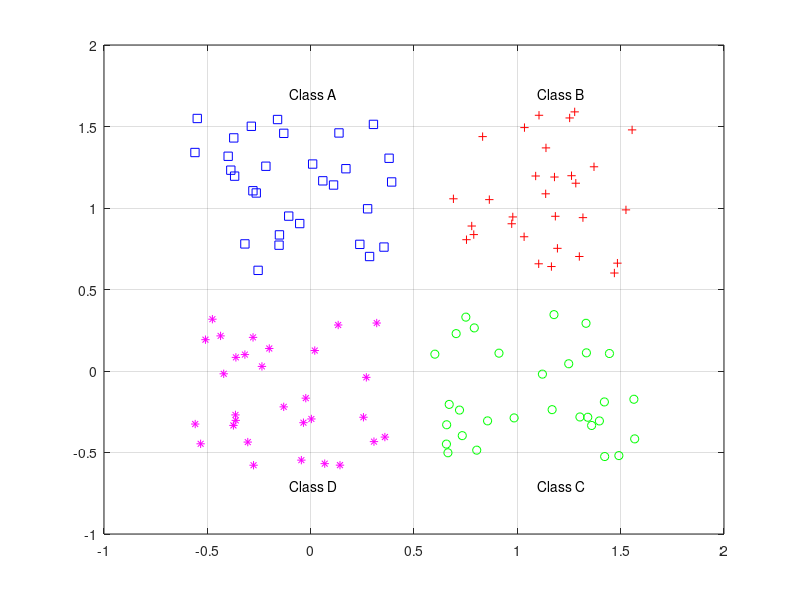

Reproduce this figure in MATLAB. (Note: this script raises an error after producing the figure.)
% Classification of a 4-class problem with a perceptron

% Define input and output data

close all, clear all, clc

%number of samples of each class
K = 30;

% define classes
q = .6; % offset of classes
A = [rand(1,K)-q; rand(1,K)+q];
B = [rand(1,K)+q; rand(1,K)+q];
C = [rand(1,K)+q; rand(1,K)-q];
D = [rand(1,K)-q; rand(1,K)-q];

% plot classes
plot(A(1,:),A(2,:),'bs')
hold on
grid on
plot(B(1,:),B(2,:),'r+')
plot(C(1,:),C(2,:),'go')
plot(D(1,:),D(2,:),'m*')
% text labels for classes
text(.5-q,.5+2*q,'Class A')
text(.5+q,.5+2*q,'Class B')
text(.5+q,.5-2*q,'Class C')
text(.5-q,.5-2*q,'Class D')
% define output coding for classes. This coding is used for visualizations purposes.
a = [0 1]';
b = [1 1]';
c = [1 0]';
d = [0 0]';


% define inputs (combine samples from all four classes)
P = [A B C D];
% define targets
T = [repmat(a,1,length(A)) repmat(b,1,length(B)) ... % repmat: Replicate and tile an array
repmat(c,1,length(C)) repmat(d,1,length(D)) ];
plotpv(P,T);

%Create a perceptron
net = perceptron;


% To see the adaptation you need to look at the plot while the code is running
E = 1;
net.adaptParam.passes = 1;
linehandle = plotpc(net.IW{1},net.b{1});
n = 0;
while (sse(E) & n<1000) % sse: Sum squared error or mae: mean absolute error
 n = n+1;
 [net,Y,E] = adapt(net,P,T);
 linehandle = plotpc(net.IW{1},net.b{1},linehandle);
 drawnow;
 pause(2); % 2 seconds pause
end

% show perceptron structure
view(net);

% HOW TO USE TRAINED PERCEPTRON (simulation of the network with new data)
p = [0.7;1.2]
y = net(p)




